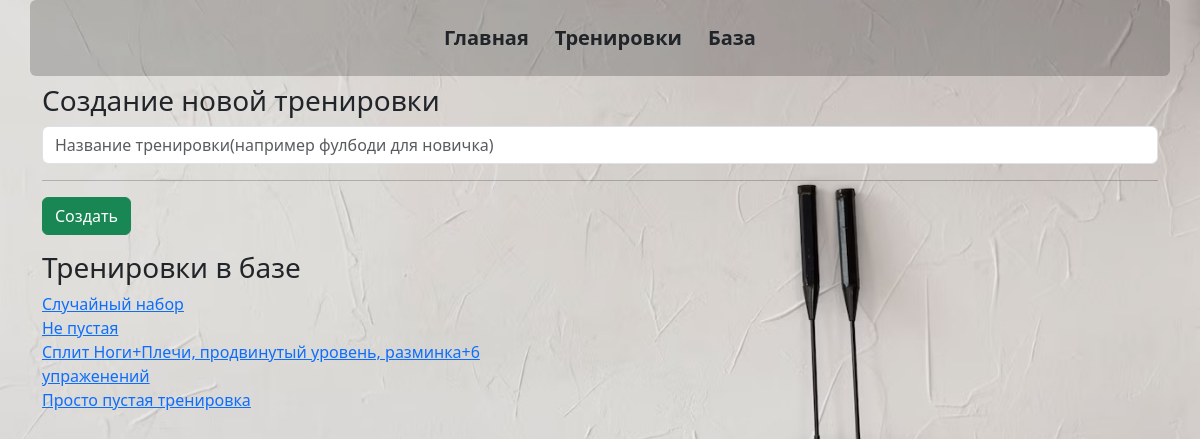
The app's page /new_train, older data.
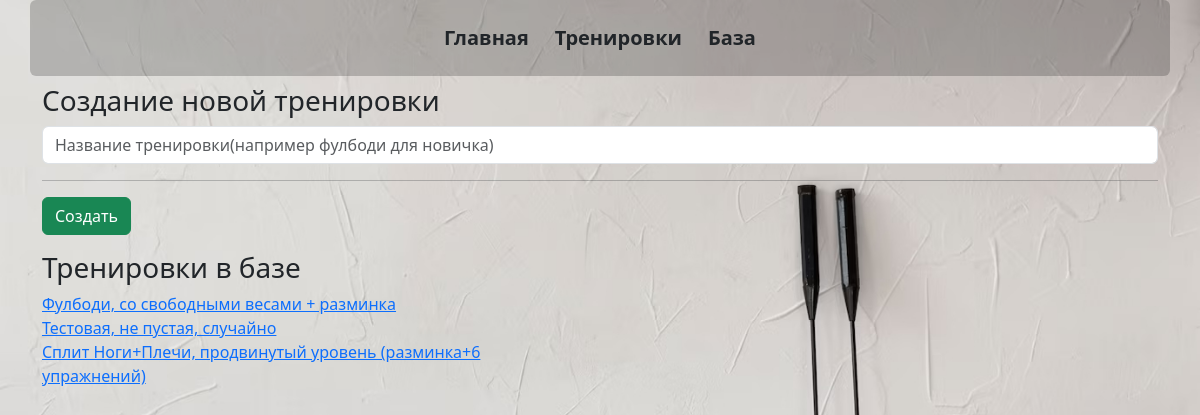
The same page, newer data.
### _models.py (models this page shows, shortened)
class Training(db.Model):
    __tablename__ = 'trainings'
    training_id = db.Column(db.Integer, primary_key=True)
    name = db.Column(db.String(50), nullable=False)
    assigned = db.Column(db.Boolean, default=False)
    completed = db.Column(db.Boolean, default=False)
    date_created = db.Column(db.DateTime, nullable=False, default=datetime.utcnow())
    date_complited = db.Column(db.DateTime)
    exercises = relationship('Exercise', secondary='training_exercises', overlaps="trainings")

### main.py (the view, shortened to what this page needs)
@app.route("/new_train", methods=['POST', 'GET'])
def new_train():
    trains_list = Training.query.all()
    return render_template('new_train.html', trains_list=trains_list)

### templates/new_train.html (shortened to what this page needs)
{% extends 'base.html' %}
{% block body %}
<h3>Создание новой тренировки</h3>
                <form method="post">
                    <input type="text" name="train_name" id="train_name" class="form-control mb-2" required value="{{train_name}}" placeholder="Название тренировки(например фулбоди для новичка)">
                    <hr>
                    <input type="submit" class="btn btn-success" value="Создать">
                </form>
<div class="row mb-3 mt-3">
    <h3>Тренировки в базе</h3>
    {% for train in trains_list %}
    <div class="col-6">
        <a href="/edit_train/{{train.training_id}}">{{train.name}}</a>
    </div>
    <div class="col-6">
    </div>
    {% endfor %}
</div>
{% endblock %}

Row changes from the older to the newer data that the page shows:
removed Training: name "Просто пустая тренировка"
changed Training: name "Случайный набор" → "Фулбоди, со свободными весами + разминка"
changed Training: name "Не пустая" → "Тестовая, не пустая, случайно"
changed Training: name "Сплит Ноги+Плечи, продвинутый уровень, разминка+6 упраженений" → "Сплит Ноги+Плечи, продвинутый уровень (разминка+6 упражнений)"
